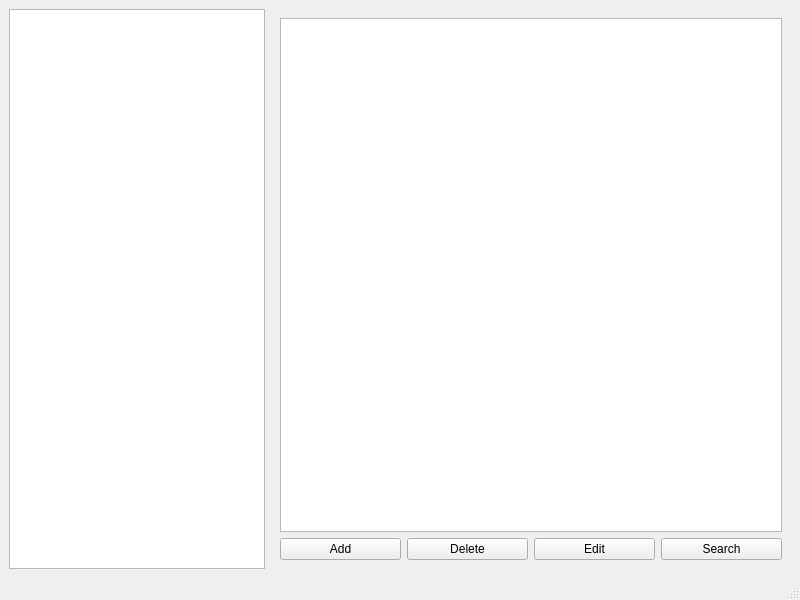
<?xml version="1.0" encoding="UTF-8"?>
<ui version="4.0">
 <class>BookstoreManagementSystem</class>
 <widget class="QMainWindow" name="BookstoreManagementSystem">
  <property name="geometry">
   <rect>
    <x>0</x>
    <y>0</y>
    <width>800</width>
    <height>600</height>
   </rect>
  </property>
  <property name="windowTitle">
   <string>Bookstore Management System</string>
  </property>
  <widget class="QWidget" name="centralwidget">
   <layout class="QHBoxLayout" name="horizontalLayout">
    <item>
     <widget class="QListWidget" name="menuList">
      <property name="sizePolicy">
       <sizepolicy hsizetype="Preferred" vsizetype="Expanding">
        <horstretch>0</horstretch>
        <verstretch>0</verstretch>
       </sizepolicy>
      </property>
     </widget>
    </item>
    <item>
     <widget class="QWidget" name="infoWidget">
      <layout class="QVBoxLayout" name="verticalLayout_2">
       <item>
        <widget class="QTableView" name="infoTableView"/>
       </item>
       <item>
        <layout class="QHBoxLayout" name="horizontalLayout_2">
         <item>
          <widget class="QPushButton" name="addButton">
           <property name="text">
            <string>Add</string>
           </property>
          </widget>
         </item>
         <item>
          <widget class="QPushButton" name="deleteButton">
           <property name="text">
            <string>Delete</string>
           </property>
          </widget>
         </item>
         <item>
          <widget class="QPushButton" name="editButton">
           <property name="text">
            <string>Edit</string>
           </property>
          </widget>
         </item>
         <item>
          <widget class="QPushButton" name="searchButton">
           <property name="text">
            <string>Search</string>
           </property>
          </widget>
         </item>
        </layout>
       </item>
      </layout>
     </widget>
    </item>
   </layout>
  </widget>
  <widget class="QMenuBar" name="menubar">
   <property name="geometry">
    <rect>
     <x>0</x>
     <y>0</y>
     <width>800</width>
     <height>26</height>
    </rect>
   </property>
  </widget>
  <widget class="QStatusBar" name="statusbar"/>
 </widget>
 <resources/>
 <connections/>
</ui>
